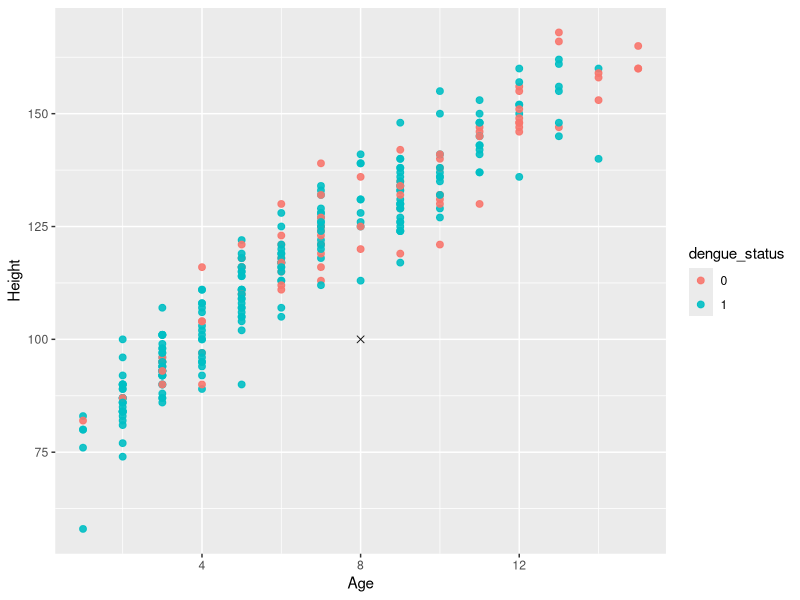
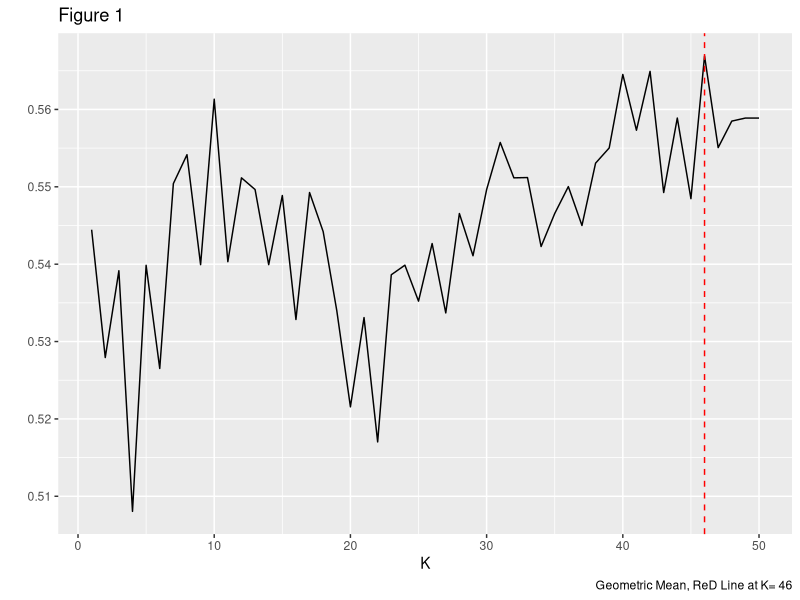

Write R code to recreate these figures, in order. (Note: this script raises an error after producing the figures.)
## ---- chunk 1
library(ggplot2)
library(broom)
library(gridExtra)
library(dplyr)
library(class)
library(tidyverse)
## ---- chunk 2
knitr::opts_chunk$set(echo = TRUE)
## ---- chunk 3
dengue<-read.csv("dengueData.csv")
## ---- chunk 4
sum(is.na(dengue))
na.omit(dengue)
## ---- chunk 5
glimpse(dengue)
## ---- chunk 6
knnDemo<-data.frame("dengue_status"= dengue$Y,"Age"= dengue$Age, "Height"= dengue$Height)
## ---- chunk 7
numb<-nrow(knnDemo)
set.seed(363663)
DemoSubsetRow<-sample(1:numb,numb*0.05,replace = FALSE)
SetForDemo<-knnDemo[DemoSubsetRow,]  
## ---- chunk 8
example_data<-data.frame("Age"= rep(NA,1),"Height"=rep(NA,1))
example_data$Age[1]<-8
example_data$Height[1]<-100

SetForDemo<-SetForDemo%>%
  mutate(dengue_status=as.character(dengue_status))
#demoTest<-example_data%>%
 # mutate(dengue_status_test=as.character(dengue_status))
ggplot()+
  geom_point(data = SetForDemo,aes(x=Age,y=Height,col=dengue_status),size=2,alpha=0.9,shape=19)+
  geom_point(data =example_data,aes(x=Age,y=Height),size=2,alpha=0.9,shape=4)
  
  
## ---- chunk 9
q<-nrow(dengue)
set.seed(363663)
manually_select<-sample(1:q,q*0.8,replace = "FALSE")
manual_train<-dengue[manually_select,]
manual_test<-dengue[-manually_select,]
storage8020<-data.frame("Predictions" = rep(NA,1146))
#Find rows with positive and negative result
    true1_split<-which(manual_test$Y == 1)
    true0_split<-which(manual_test$Y == 0)
    
    #Compute the amount of rows corresponding to each result
    ntrue1_split<-length(true1_split)
    ntrue0_split<-length(true0_split)
    
storage_split<-data.frame("K"= rep(NA,50),"GeoMean"= rep(NA,50))

for(t in 1:50){
  storage_split$K[t]<-t
  k_preds_split<-knn(manual_train[,c(2,3,8,9)],manual_test[,c(2,3,8,9)],k=t,cl=manual_train$Y)
  storage8020$Predictions<-as.numeric(as.character(k_preds_split))
  
  
  
  sensitivity_split<-sum(k_preds_split[true1_split] == 1)/ntrue1_split
  #print(sensitivity_split)
  specificity_split<-sum(k_preds_split[true0_split] == 0)/ntrue0_split
  #print(specificity_split)
  storage_split$GeoMean[t]<-sqrt(sensitivity_split*specificity_split)
  #print(storage_split$GeoMean)
}
knitr::kable(table(storage8020$Predictions, manual_test$Y), caption= "Table 1: Confusion Matrix(80% Training & 20% Testing ) ", col = c("Not Dengue", "Dengue"))
## ---- chunk 10
#Create plot to find the best k for KNN 
knnSplit<-ggplot(storage_split,aes(K,GeoMean))+
  geom_line()+
  labs(caption = paste("Geometric Mean, ReD Line at K=", which.max(storage_split$GeoMean)),title = "Figure 1",y = " ")+
  geom_vline(xintercept = which.max(storage_split$GeoMean),lty = 2,col="red")
knnSplit
## ---- chunk 11
n<-nrow(knnActual)
nk<-50
storage<-data.frame("K"=rep(NA,nk),
                    "Sensitivity" = rep(NA,nk),
                    "Specificity" = rep(NA,nk),
                    "GeoMean" = rep(NA,nk))

#Creating pools and set fold for K fold CV
set.seed(363663)
pool<-rep(1:10,573)

fold<-sample(pool,5726,replace = FALSE)

#Outer loop for incrementing k 
for(k in 1:nk){
  storage$K[k]<-k
  
  storage_inner<-data.frame("YHat" = rep(NA,n))
  #Inner loop for 10 fold cv
  for(i in 1:10){
    #Find data in each fold
    infold<-which(fold == i)
    
    #Create training and testing sets
    Train_Dengue<-knnActual[-infold,]
    Test_Dengue<-knnActual[infold,]
    
    #Run Knn
    k_preds<-knn(Train_Dengue[,c(2,3,8,9)],Test_Dengue[,c(2,3,8,9)],k=k,cl=Train_Dengue$Y)
    
    #store results
    storage_inner$YHat[infold]<-as.numeric(as.character(k_preds))
    
    #Find rows with positive and negative result
    true1<-which(Test_Dengue$Y == 1)
    true0<-which(Test_Dengue$Y == 0)
    
    #Compute the amount of rows corresponding to each result
    ntrue1<-length(true1)
    ntrue0<-length(true0)
    #Compute sensitivity and specificity, as well as GeoMean for determining the best value for k

    sensitivity<-sum(k_preds[true1] == 1)/ntrue1
    storage$Sensitivity[k]<-sensitivity
    specificity<-sum(k_preds[true0] == 0)/ntrue0
    storage$Specificity[k]<-specificity
    storage$GeoMean[k]<-sqrt(sensitivity*specificity)
    
  }
  
}

## ---- chunk 12
#Create plot to find the best k for KNN 
knnActualPlot<-ggplot(storage,aes(K,GeoMean))+
  geom_line()+
  labs(caption = paste("Geometric Mean, ReD Line at K=", which.max(storage$GeoMean)),title = "Figure 1",y = " ")+
  geom_vline(xintercept = which.max(storage$GeoMean),lty = 2,col="red")
knnActualPlot
## ---- chunk 13
set.seed(363663)
#create storage for prediction result
storage_inner_trial<-data.frame("pred"=rep(NA,5726))
#run 10 fold knn with best k value = 35
 for(i in 1:10){
   
   #Find data in each fold
    infold<-which(fold == i)
    
    #Creating Training and testing set
    Train_Dengue<-knnActual[-infold,]
    Test_Dengue<-knnActual[infold,]
    #Run knn
    k_preds_best<-knn(Train_Dengue[,c(2,3,8,9)],Test_Dengue[,c(2,3,8,9)],k=35,cl=Train_Dengue$Y)
    #store result
    storage_inner_trial$pred[infold]<-as.numeric(as.character(k_preds))
    
    
 }
#Compute sensitivity and specificity,formating them
sensitivity2<-sum(k_preds[true1] == 1)/ntrue1
knitr::kable(sensitivity)
specificity2<-sum(k_preds[true0] == 0)/ntrue0

#Create confusion Matrix for the prediction with full dengue set

knitr::kable(table(storage_inner_trial$pred, dengue$Y), caption= "Table 2: Confusion Matrix of Predicting Dengue Status (10 Fold CV & KNN with K = 35)  ", col = c("Not Dengue", "Dengue"))  
## ---- chunk 14
logodds_plot <- function(data, num_bins, bin_method,
                         x, y, grouping = NULL, reg_formula = y ~ x){
  
  if(is.null(grouping)){
    dat <- data.frame(x = data[,x], 
                      y = data[,y],
                      group = 1)
  } else {
    dat <- data.frame(x = data[,x], 
                      y = data[,y],
                      group = data[,grouping])
  }
  
  if(bin_method == "equal_size"){
    logodds_table <- dat %>%
      drop_na() %>%
      arrange(group, x) %>%
      group_by(group) %>%
      mutate(obs = y,
             bin = rep(1:num_bins,
                       each=ceiling(n()/num_bins))[1:n()]) %>%
      group_by(bin, group) %>%
      summarize(mean_x = mean(x),
                prop = mean(c(obs, 0.5)),
                num_obs = n()) %>%
      ungroup() %>%
      mutate(logodds = log(prop/(1 - prop)))
  } else {
    logodds_table <- dat %>%
      drop_na() %>%
      group_by(group) %>%
      mutate(obs = y,
             bin = cut(x, 
                       breaks = num_bins,
                       labels = F)) %>%
      group_by(bin, group) %>%
      summarize(mean_x = mean(x),
                prop = mean(c(obs, 0.5)),
                num_obs = n()) %>%
      ungroup() %>%
      mutate(logodds = log(prop/(1 - prop)))
  }
  
  if(is.null(grouping)){
    logodds_table %>%
      ggplot(aes(x = mean_x,
                 y = logodds)) +
      geom_point(size=2.5) +
      geom_smooth(se=F, method="lm", formula = reg_formula) +
      theme_bw() +
      labs(x = x,
           y = "Empirical log odds") +
      theme(text = element_text(size=25))
  } else {
    logodds_table %>%
      ggplot(aes(x = mean_x,
                 y = logodds,
                 color = group,
                 shape = group)) +
      geom_point(size=2.5) +
      geom_smooth(se=F, method="lm", formula = reg_formula) +
      theme_bw() +
      labs(x = x,
           y = "Empirical log odds",
           color = grouping,
           shape = grouping) +
      theme(text = element_text(size=25))
  }
  
}
## ---- chunk 15
dengue%>%
  mutate(DayDisease=dengue$DayDisease,
         Skin_condition=as.factor(dengue$Skin))%>%
  logodds_plot(100, "equal_size", x = "DayDisease", y = "Y",reg_formula = y ~ x, grouping = "Skin_condition")

## ---- chunk 16
dengueForCheck<-dengue
dengueForCheck$Y=as.factor(dengueForCheck$Y)
dengueForCheck$Sex=as.factor(dengueForCheck$Sex)

dengueForCheck$Abdo=as.factor(dengueForCheck$Abdo)
dengueForCheck$Muco=as.factor(dengueForCheck$Muco)
dengueForCheck$Skin=as.factor(dengueForCheck$Skin)

## ---- chunk 17
dengueForCheck%>%
  mutate(Vomiting=as.factor(dengueForCheck$Vomiting))%>%
logodds_plot(100,"equal_size", x ="DayDisease", y = "Y",reg_formula = y ~ x, grouping = "Vomiting")
## ---- chunk 18
dengueForCheck<-dengueForCheck%>%
  mutate(Abdo=as.factor(dengueForCheck$Abdo))
day_abdo<-logodds_plot(100,"equal_size", x ="DayDisease", y = "Y",reg_formula = y ~ x, grouping = "Abdo",data = dengueForCheck)
day_abdo
## ---- chunk 19
dengueForCheck<-dengueForCheck%>%
  mutate(Muco=as.factor(dengueForCheck$Muco))
day_Muco<-logodds_plot(100,"equal_size", x ="DayDisease", y = "Y",reg_formula = y ~ x, grouping = "Muco",data = dengueForCheck)
day_Muco
## ---- chunk 20
dengueForCheck<-dengueForCheck%>%
  mutate(Abdo=as.factor(dengueForCheck$Abdo))
temp_abdo<-logodds_plot(100,"equal_size", x ="Temp", y = "Y",reg_formula = y ~ x, grouping = "Abdo",data = dengueForCheck)
temp_abdo

## ---- chunk 21
dengue%>%
  mutate(Skin_condition=as.factor(dengue$Skin))%>%
  logodds_plot(100, "equal_size", x = "Temp", y = "Y",reg_formula = y ~ x, grouping = "Skin_condition")
## ---- chunk 22
glm(data=dengue, family = binomial, Y~Sex+Vomiting)
